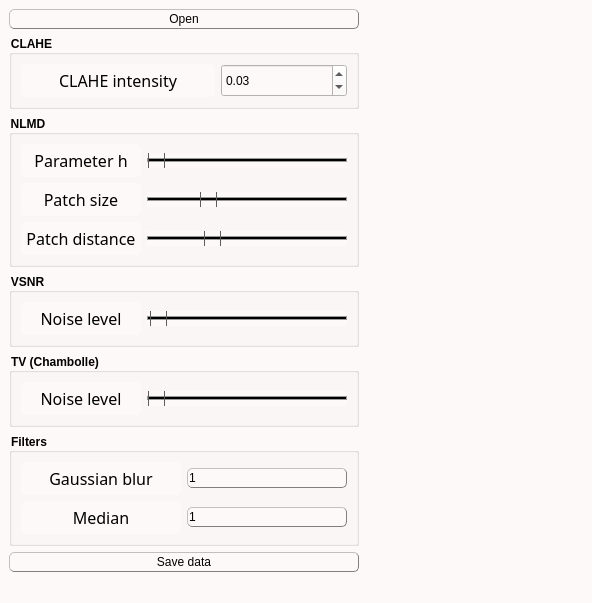
<?xml version="1.0" encoding="UTF-8"?>
<ui version="4.0">
 <class>MainWindow</class>
 <widget class="QMainWindow" name="MainWindow">
  <property name="windowModality">
   <enum>Qt::WindowModal</enum>
  </property>
  <property name="geometry">
   <rect>
    <x>0</x>
    <y>0</y>
    <width>592</width>
    <height>577</height>
   </rect>
  </property>
  <property name="sizePolicy">
   <sizepolicy hsizetype="Preferred" vsizetype="Preferred">
    <horstretch>0</horstretch>
    <verstretch>0</verstretch>
   </sizepolicy>
  </property>
  <property name="contextMenuPolicy">
   <enum>Qt::PreventContextMenu</enum>
  </property>
  <property name="windowTitle">
   <string>Denoise 2D map</string>
  </property>
  <property name="windowOpacity">
   <double>1.000000000000000</double>
  </property>
  <property name="autoFillBackground">
   <bool>false</bool>
  </property>
  <property name="styleSheet">
   <string notr="true">/* Couleur du fond, label, combobox, progressbar vide et spin box */
QWidget, QLabel, QComboBox, QProgressBar, QSpinBox {background-color: rgb(253, 249, 248)}

/* Couleur quand inactif */
QPushButton:disabled, QComboBox:disabled, QSpinBox:disabled {background-color: rgba(243, 98, 64,150)}

/* Couleur des boutons et des selecteurs */
QPushButton, QComboBox::drop-down:button, QComboBox::down-arrow, QComboBox::down-arrow:disabled, QSpinBox::drop-down:button, QSpinBox::down-arrow, QSpinBox::down-arrow:disabled, QSpinBox::drop-up:button, QSpinBox::up-arrow, QSpinBox::up-arrow:disabled, QSlider::handle:horizontal, QDoubleSpinBox::drop-down:button, QDoubleSpinBox::down-arrow, QDoubleSpinBox::down-arrow:disabled, QDoubleSpinBox::drop-up:button, QDoubleSpinBox::up-arrow, QDoubleSpinBox::up-arrow:disabled {background-color: rgb(226, 120, 95)}

/* Couleur des bordures de même couleur que les boutons */
QComboBox::drop-down:button, QSpinBox::drop-down:button, QSpinBox::drop-up:button {border-color: rgb(193, 167, 181)}

/* Couleur des textes */
QLabel, QPushButton, QPushButton:hover, QCheckBox, QComboBox, Line, QTextEdit, QSpinBox {color: rgb(0, 0, 0)}

/* style des bordures 1 */
QLabel, QPushButton, QPushButton:hover, QComboBox, QSpinBox  {
	border-style : outset;
	min-width : 5em;
}

/* style des bordures 2 */
QPushButton, QPushButton:hover, QComboBox, QSpinBox  {
	border-radius: 5px;
	border-width: 1px;
	border-color: gray;
}

/* Font 1 */
QPushButton, QPushButton:hover, QCheckBox, QProgressBar {font: 12pt &quot;Noto Sans Cond&quot;}

/* Font 2 */
QComboBox, QTextEdit, QSpinBox, QLineEdit {font: 10pt &quot;Noto Sans Cond&quot;}

/* Padding 1 */
QLabel, QComboBox, QComboBox::down-arrow, QSpinBox, QSpinBox::down-arrow, QSpinBox::up-arrow {padding : 1px;}

/* Padding 2 */
QPushButton, QPushButton:hover, QCheckBox {padding : 2px;}

/* Gestion taille des QCheckBoxes */
QCheckBox::indicator:unchecked, QCheckBox::indicator:unchecked:hover, QCheckBox::indicator:checked, QCheckBox::indicator:checked:hover  {
	width :12px;
	height : 12px;
}

QLabel {
	Border-radius : 5px;
	border-width : 0px;
	border-color : black;
	font : 14pt &quot;Noto Sans Cond&quot;;
}

QPushButton:hover {background-color: rgb(243, 98, 64);}

QCheckBox::indicator:unchecked {image: url(icons/uncheck_icon.png);}

QCheckBox::indicator:unchecked:hover {image: url(icons/uncheck_hover_icon.png);}

QCheckBox::indicator:checked {image: url(icons/Check_icon.png);}

QCheckBox::indicator:checked:hover {image: url(icons/Check_hover_icon.png);}

QComboBox::drop-down:button{
	border-radius: 4px;
	border-width: 1px;
	width: 30px;
}

QComboBox::down-arrow {
	 image : url(icons/Arrow_down.png); 
    width: 12px;
    height: 12px;
}

Line{
	format: plain;
	midLine-Width : 1px;
}

QFrame[height=&quot;3&quot;], QFrame[width=&quot;3&quot;] {background-color: #3A3939;}

QTextEdit{
	background-color: rgb(255, 255, 255);
	border-style: solid;
	border-radius: 5px;
	border-width: 1px;
	border-color: black;
}

QLineEdit {font : 12pt &quot;Noto Sans Cond&quot;;}

/* Gestion taille des QLineEdit */
QLineEdit::indicator:unchecked, QLineEdit::indicator:unchecked:hover, QLineEdit::indicator:checked, QLineEdit::indicator:checked:hover  {
	border-color: black;
}

QHBoxLayout {background-color: rgb(0, 240, 240, 50);}

QProgressBar {
	text-align: center;
	border: 1px solid black;
	border-radius: 3px;
 }

 QProgressBar::chunk {
	background-color: rgb(243, 98, 64);
	width: 15px;
	margin : 0.5px;
 }

QSpinBox::drop-down:button, QSpinBox::drop-up:button, QDoubleSpinBox::drop-down:button, QDoubleSpinBox::drop-up:button {
	border-radius: 2px;
	border-width: 1px;
	width: 36px;
}

QSpinBox::down-arrow, QDoubleSpinBox::down-arrow {
	image : url(icons/Arrow_down.png);
    width: 24px;
    height: 22px;
}

QSpinBox::up-arrow, QDoubleSpinBox::up-arrow {
	image : url(icons/Arrow_up.png);
    width: 24px;
    height: 22px;
}

QSlider::groove:horizontal {
    border: 1px solid #999999;
    height: 2px; /* the groove expands to the size of the slider by default. by giving it a height, it has a fixed size */
    background-color: rgb(0, 0, 0);
    margin: 1px 0;
}

QSlider::handle:horizontal {
    border: 1px solid #5c5c5c;
    width: 15px;
    height: 30px;
    margin: -10px 0; /* handle is placed by default on the contents rect of the groove. Expand outside the groove */
    border-radius: 3px;
}

QGroupBox {
    font-weight: bold;
}</string>
  </property>
  <property name="toolButtonStyle">
   <enum>Qt::ToolButtonIconOnly</enum>
  </property>
  <widget class="QWidget" name="centralwidget">
   <property name="autoFillBackground">
    <bool>false</bool>
   </property>
   <property name="styleSheet">
    <string notr="true"/>
   </property>
   <layout class="QHBoxLayout" name="horizontalLayout_4">
    <item>
     <layout class="QHBoxLayout" name="horizontalLayout_5">
      <item>
       <layout class="QVBoxLayout" name="verticalLayout_2">
        <item>
         <widget class="QPushButton" name="OpenData">
          <property name="sizePolicy">
           <sizepolicy hsizetype="Preferred" vsizetype="Fixed">
            <horstretch>0</horstretch>
            <verstretch>0</verstretch>
           </sizepolicy>
          </property>
          <property name="text">
           <string>Open</string>
          </property>
          <property name="icon">
           <iconset>
            <normaloff>icons/import_icon.png</normaloff>icons/import_icon.png</iconset>
          </property>
         </widget>
        </item>
        <item>
         <widget class="QGroupBox" name="groupBox_5">
          <property name="title">
           <string>CLAHE</string>
          </property>
          <layout class="QVBoxLayout" name="verticalLayout_8">
           <item>
            <layout class="QHBoxLayout" name="horizontalLayout_10">
             <item>
              <widget class="QLabel" name="label_h_2">
               <property name="font">
                <font>
                 <family>Noto Sans Cond</family>
                 <pointsize>12</pointsize>
                 <weight>50</weight>
                 <italic>false</italic>
                 <bold>false</bold>
                </font>
               </property>
               <property name="styleSheet">
                <string notr="true">QLabel {
color: rgb(0, 0, 0);
background-color:	rgb(253, 249, 248);
border-style : outset;
Border-radius : 5px;
border-width : 0px;
border-color : black;
min-width : 5em;
padding : 5px;
font : 12pt &quot;Noto Sans Cond&quot;;
}</string>
               </property>
               <property name="text">
                <string>CLAHE intensity</string>
               </property>
               <property name="textFormat">
                <enum>Qt::PlainText</enum>
               </property>
               <property name="alignment">
                <set>Qt::AlignCenter</set>
               </property>
              </widget>
             </item>
             <item>
              <widget class="QDoubleSpinBox" name="CLAHE_SpinBox">
               <property name="sizePolicy">
                <sizepolicy hsizetype="Fixed" vsizetype="Preferred">
                 <horstretch>0</horstretch>
                 <verstretch>0</verstretch>
                </sizepolicy>
               </property>
               <property name="minimumSize">
                <size>
                 <width>100</width>
                 <height>0</height>
                </size>
               </property>
               <property name="maximumSize">
                <size>
                 <width>126</width>
                 <height>16777215</height>
                </size>
               </property>
               <property name="toolTip">
                <string>&lt;html&gt;&lt;head/&gt;&lt;body&gt;&lt;p&gt;&lt;span style=&quot; font-size:11pt;&quot;&gt;The higher the value, the stronger the Contrast Limited Adaptative Histogram Equalization (CLAHE)&lt;/span&gt;&lt;/p&gt;&lt;/body&gt;&lt;/html&gt;</string>
               </property>
               <property name="alignment">
                <set>Qt::AlignLeading|Qt::AlignLeft|Qt::AlignVCenter</set>
               </property>
               <property name="decimals">
                <number>2</number>
               </property>
               <property name="minimum">
                <double>0.000000000000000</double>
               </property>
               <property name="maximum">
                <double>1.000000000000000</double>
               </property>
               <property name="singleStep">
                <double>0.010000000000000</double>
               </property>
               <property name="value">
                <double>0.030000000000000</double>
               </property>
              </widget>
             </item>
            </layout>
           </item>
          </layout>
         </widget>
        </item>
        <item>
         <widget class="QGroupBox" name="groupBox">
          <property name="title">
           <string>NLMD</string>
          </property>
          <layout class="QVBoxLayout" name="verticalLayout_3">
           <item>
            <layout class="QHBoxLayout" name="horizontalLayout">
             <item>
              <widget class="QLabel" name="label_h">
               <property name="font">
                <font>
                 <family>Noto Sans Cond</family>
                 <pointsize>12</pointsize>
                 <weight>50</weight>
                 <italic>false</italic>
                 <bold>false</bold>
                </font>
               </property>
               <property name="styleSheet">
                <string notr="true">QLabel {
color: rgb(0, 0, 0);
background-color:	rgb(253, 249, 248);
border-style : outset;
Border-radius : 5px;
border-width : 0px;
border-color : black;
min-width : 5em;
padding : 5px;
font : 12pt &quot;Noto Sans Cond&quot;;
}</string>
               </property>
               <property name="text">
                <string>Parameter h</string>
               </property>
               <property name="textFormat">
                <enum>Qt::PlainText</enum>
               </property>
               <property name="alignment">
                <set>Qt::AlignCenter</set>
               </property>
              </widget>
             </item>
             <item>
              <widget class="QSlider" name="slider_h">
               <property name="sizePolicy">
                <sizepolicy hsizetype="Preferred" vsizetype="Fixed">
                 <horstretch>0</horstretch>
                 <verstretch>0</verstretch>
                </sizepolicy>
               </property>
               <property name="minimumSize">
                <size>
                 <width>200</width>
                 <height>15</height>
                </size>
               </property>
               <property name="minimum">
                <number>1</number>
               </property>
               <property name="maximum">
                <number>5000</number>
               </property>
               <property name="singleStep">
                <number>10</number>
               </property>
               <property name="pageStep">
                <number>500</number>
               </property>
               <property name="value">
                <number>10</number>
               </property>
               <property name="orientation">
                <enum>Qt::Horizontal</enum>
               </property>
              </widget>
             </item>
            </layout>
           </item>
           <item>
            <layout class="QHBoxLayout" name="horizontalLayout_2">
             <item>
              <widget class="QLabel" name="label_size">
               <property name="font">
                <font>
                 <family>Noto Sans Cond</family>
                 <pointsize>12</pointsize>
                 <weight>50</weight>
                 <italic>false</italic>
                 <bold>false</bold>
                </font>
               </property>
               <property name="styleSheet">
                <string notr="true">QLabel {
color: rgb(0, 0, 0);
background-color:	rgb(253, 249, 248);
border-style : outset;
Border-radius : 5px;
border-width : 0px;
border-color : black;
min-width : 5em;
padding : 5px;
font : 12pt &quot;Noto Sans Cond&quot;;
}</string>
               </property>
               <property name="text">
                <string>Patch size</string>
               </property>
               <property name="alignment">
                <set>Qt::AlignCenter</set>
               </property>
              </widget>
             </item>
             <item>
              <widget class="QSlider" name="slider_size">
               <property name="sizePolicy">
                <sizepolicy hsizetype="Preferred" vsizetype="Fixed">
                 <horstretch>0</horstretch>
                 <verstretch>0</verstretch>
                </sizepolicy>
               </property>
               <property name="minimumSize">
                <size>
                 <width>200</width>
                 <height>15</height>
                </size>
               </property>
               <property name="minimum">
                <number>1</number>
               </property>
               <property name="maximum">
                <number>15</number>
               </property>
               <property name="pageStep">
                <number>2</number>
               </property>
               <property name="value">
                <number>5</number>
               </property>
               <property name="orientation">
                <enum>Qt::Horizontal</enum>
               </property>
              </widget>
             </item>
            </layout>
           </item>
           <item>
            <layout class="QHBoxLayout" name="horizontalLayout_3">
             <item>
              <widget class="QLabel" name="label_distance">
               <property name="font">
                <font>
                 <family>Noto Sans Cond</family>
                 <pointsize>12</pointsize>
                 <weight>50</weight>
                 <italic>false</italic>
                 <bold>false</bold>
                </font>
               </property>
               <property name="styleSheet">
                <string notr="true">QLabel {
color: rgb(0, 0, 0);
background-color:	rgb(253, 249, 248);
border-style : outset;
Border-radius : 5px;
border-width : 0px;
border-color : black;
min-width : 5em;
padding : 5px;
font : 12pt &quot;Noto Sans Cond&quot;;
}</string>
               </property>
               <property name="text">
                <string>Patch distance</string>
               </property>
               <property name="alignment">
                <set>Qt::AlignCenter</set>
               </property>
              </widget>
             </item>
             <item>
              <widget class="QSlider" name="slider_distance">
               <property name="sizePolicy">
                <sizepolicy hsizetype="Preferred" vsizetype="Fixed">
                 <horstretch>0</horstretch>
                 <verstretch>0</verstretch>
                </sizepolicy>
               </property>
               <property name="minimumSize">
                <size>
                 <width>200</width>
                 <height>15</height>
                </size>
               </property>
               <property name="minimum">
                <number>2</number>
               </property>
               <property name="maximum">
                <number>15</number>
               </property>
               <property name="pageStep">
                <number>2</number>
               </property>
               <property name="value">
                <number>6</number>
               </property>
               <property name="orientation">
                <enum>Qt::Horizontal</enum>
               </property>
              </widget>
             </item>
            </layout>
           </item>
          </layout>
         </widget>
        </item>
        <item>
         <widget class="QGroupBox" name="groupBox_2">
          <property name="title">
           <string>VSNR</string>
          </property>
          <layout class="QVBoxLayout" name="verticalLayout_4">
           <item>
            <layout class="QHBoxLayout" name="horizontalLayout_6">
             <item>
              <widget class="QLabel" name="label_noiseVSNR">
               <property name="font">
                <font>
                 <family>Noto Sans Cond</family>
                 <pointsize>12</pointsize>
                 <weight>50</weight>
                 <italic>false</italic>
                 <bold>false</bold>
                </font>
               </property>
               <property name="styleSheet">
                <string notr="true">QLabel {
color: rgb(0, 0, 0);
background-color:	rgb(253, 249, 248);
border-style : outset;
Border-radius : 5px;
border-width : 0px;
border-color : black;
min-width : 5em;
padding : 5px;
font : 12pt &quot;Noto Sans Cond&quot;;
}</string>
               </property>
               <property name="text">
                <string>Noise level</string>
               </property>
               <property name="textFormat">
                <enum>Qt::PlainText</enum>
               </property>
               <property name="alignment">
                <set>Qt::AlignCenter</set>
               </property>
              </widget>
             </item>
             <item>
              <widget class="QSlider" name="slider_noiseVSNR">
               <property name="sizePolicy">
                <sizepolicy hsizetype="Preferred" vsizetype="Fixed">
                 <horstretch>0</horstretch>
                 <verstretch>0</verstretch>
                </sizepolicy>
               </property>
               <property name="minimumSize">
                <size>
                 <width>200</width>
                 <height>15</height>
                </size>
               </property>
               <property name="minimum">
                <number>1</number>
               </property>
               <property name="maximum">
                <number>300</number>
               </property>
               <property name="singleStep">
                <number>1</number>
               </property>
               <property name="pageStep">
                <number>2</number>
               </property>
               <property name="value">
                <number>5</number>
               </property>
               <property name="orientation">
                <enum>Qt::Horizontal</enum>
               </property>
              </widget>
             </item>
            </layout>
           </item>
          </layout>
         </widget>
        </item>
        <item>
         <widget class="QGroupBox" name="groupBox_3">
          <property name="title">
           <string>TV (Chambolle)</string>
          </property>
          <layout class="QVBoxLayout" name="verticalLayout_5">
           <item>
            <layout class="QHBoxLayout" name="horizontalLayout_7">
             <item>
              <widget class="QLabel" name="label_noiseTV">
               <property name="font">
                <font>
                 <family>Noto Sans Cond</family>
                 <pointsize>12</pointsize>
                 <weight>50</weight>
                 <italic>false</italic>
                 <bold>false</bold>
                </font>
               </property>
               <property name="styleSheet">
                <string notr="true">QLabel {
color: rgb(0, 0, 0);
background-color:	rgb(253, 249, 248);
border-style : outset;
Border-radius : 5px;
border-width : 0px;
border-color : black;
min-width : 5em;
padding : 5px;
font : 12pt &quot;Noto Sans Cond&quot;;
}</string>
               </property>
               <property name="text">
                <string>Noise level</string>
               </property>
               <property name="textFormat">
                <enum>Qt::PlainText</enum>
               </property>
               <property name="alignment">
                <set>Qt::AlignCenter</set>
               </property>
              </widget>
             </item>
             <item>
              <widget class="QSlider" name="slider_noiseTV">
               <property name="sizePolicy">
                <sizepolicy hsizetype="Preferred" vsizetype="Fixed">
                 <horstretch>0</horstretch>
                 <verstretch>0</verstretch>
                </sizepolicy>
               </property>
               <property name="minimumSize">
                <size>
                 <width>200</width>
                 <height>15</height>
                </size>
               </property>
               <property name="minimum">
                <number>1</number>
               </property>
               <property name="maximum">
                <number>5000</number>
               </property>
               <property name="singleStep">
                <number>10</number>
               </property>
               <property name="pageStep">
                <number>500</number>
               </property>
               <property name="value">
                <number>10</number>
               </property>
               <property name="orientation">
                <enum>Qt::Horizontal</enum>
               </property>
              </widget>
             </item>
            </layout>
           </item>
          </layout>
         </widget>
        </item>
        <item>
         <widget class="QGroupBox" name="groupBox_4">
          <property name="title">
           <string>Filters</string>
          </property>
          <layout class="QVBoxLayout" name="verticalLayout_7">
           <item>
            <layout class="QVBoxLayout" name="verticalLayout_6">
             <item>
              <layout class="QHBoxLayout" name="horizontalLayout_8">
               <item>
                <widget class="QLabel" name="label_Gaussian">
                 <property name="font">
                  <font>
                   <family>Noto Sans Cond</family>
                   <pointsize>12</pointsize>
                   <weight>50</weight>
                   <italic>false</italic>
                   <bold>false</bold>
                  </font>
                 </property>
                 <property name="styleSheet">
                  <string notr="true">QLabel {
color: rgb(0, 0, 0);
background-color:	rgb(253, 249, 248);
border-style : outset;
Border-radius : 5px;
border-width : 0px;
border-color : black;
min-width : 5em;
padding : 5px;
font : 12pt &quot;Noto Sans Cond&quot;;
}</string>
                 </property>
                 <property name="text">
                  <string>Gaussian blur</string>
                 </property>
                 <property name="textFormat">
                  <enum>Qt::PlainText</enum>
                 </property>
                 <property name="alignment">
                  <set>Qt::AlignCenter</set>
                 </property>
                </widget>
               </item>
               <item>
                <widget class="QComboBox" name="GB_box">
                 <item>
                  <property name="text">
                   <string>1</string>
                  </property>
                 </item>
                 <item>
                  <property name="text">
                   <string>3</string>
                  </property>
                 </item>
                 <item>
                  <property name="text">
                   <string>5</string>
                  </property>
                 </item>
                 <item>
                  <property name="text">
                   <string>7</string>
                  </property>
                 </item>
                 <item>
                  <property name="text">
                   <string>9</string>
                  </property>
                 </item>
                 <item>
                  <property name="text">
                   <string>11</string>
                  </property>
                 </item>
                </widget>
               </item>
              </layout>
             </item>
             <item>
              <layout class="QHBoxLayout" name="horizontalLayout_9">
               <item>
                <widget class="QLabel" name="label_Median">
                 <property name="font">
                  <font>
                   <family>Noto Sans Cond</family>
                   <pointsize>12</pointsize>
                   <weight>50</weight>
                   <italic>false</italic>
                   <bold>false</bold>
                  </font>
                 </property>
                 <property name="styleSheet">
                  <string notr="true">QLabel {
color: rgb(0, 0, 0);
background-color:	rgb(253, 249, 248);
border-style : outset;
Border-radius : 5px;
border-width : 0px;
border-color : black;
min-width : 5em;
padding : 5px;
font : 12pt &quot;Noto Sans Cond&quot;;
}</string>
                 </property>
                 <property name="text">
                  <string>Median</string>
                 </property>
                 <property name="textFormat">
                  <enum>Qt::PlainText</enum>
                 </property>
                 <property name="alignment">
                  <set>Qt::AlignCenter</set>
                 </property>
                </widget>
               </item>
               <item>
                <widget class="QComboBox" name="MED_box">
                 <item>
                  <property name="text">
                   <string>1</string>
                  </property>
                 </item>
                 <item>
                  <property name="text">
                   <string>3</string>
                  </property>
                 </item>
                 <item>
                  <property name="text">
                   <string>5</string>
                  </property>
                 </item>
                 <item>
                  <property name="text">
                   <string>7</string>
                  </property>
                 </item>
                 <item>
                  <property name="text">
                   <string>9</string>
                  </property>
                 </item>
                 <item>
                  <property name="text">
                   <string>11</string>
                  </property>
                 </item>
                </widget>
               </item>
              </layout>
             </item>
            </layout>
           </item>
          </layout>
         </widget>
        </item>
        <item>
         <widget class="QPushButton" name="Push_validate">
          <property name="sizePolicy">
           <sizepolicy hsizetype="Preferred" vsizetype="Fixed">
            <horstretch>0</horstretch>
            <verstretch>0</verstretch>
           </sizepolicy>
          </property>
          <property name="toolTip">
           <string>&lt;html&gt;&lt;head/&gt;&lt;body&gt;&lt;p&gt;&lt;span style=&quot; font-size:11pt;&quot;&gt;Save data in a given folder&lt;/span&gt;&lt;/p&gt;&lt;/body&gt;&lt;/html&gt;</string>
          </property>
          <property name="text">
           <string>Save data</string>
          </property>
          <property name="icon">
           <iconset>
            <normaloff>icons/save_icon.png</normaloff>icons/save_icon.png</iconset>
          </property>
         </widget>
        </item>
        <item>
         <spacer name="verticalSpacer">
          <property name="orientation">
           <enum>Qt::Vertical</enum>
          </property>
          <property name="sizeHint" stdset="0">
           <size>
            <width>20</width>
            <height>40</height>
           </size>
          </property>
         </spacer>
        </item>
       </layout>
      </item>
      <item>
       <layout class="QVBoxLayout" name="verticalLayout">
        <item>
         <widget class="ImageView" name="expSeries" native="true">
          <property name="sizePolicy">
           <sizepolicy hsizetype="MinimumExpanding" vsizetype="Preferred">
            <horstretch>0</horstretch>
            <verstretch>0</verstretch>
           </sizepolicy>
          </property>
          <property name="minimumSize">
           <size>
            <width>200</width>
            <height>0</height>
           </size>
          </property>
         </widget>
        </item>
       </layout>
      </item>
     </layout>
    </item>
   </layout>
  </widget>
  <widget class="QMenuBar" name="menubar">
   <property name="geometry">
    <rect>
     <x>0</x>
     <y>0</y>
     <width>592</width>
     <height>22</height>
    </rect>
   </property>
  </widget>
  <widget class="QStatusBar" name="statusbar"/>
 </widget>
 <customwidgets>
  <customwidget>
   <class>ImageView</class>
   <extends>QWidget</extends>
   <header>pyqtgraph</header>
   <container>1</container>
  </customwidget>
 </customwidgets>
 <resources/>
 <connections/>
</ui>
